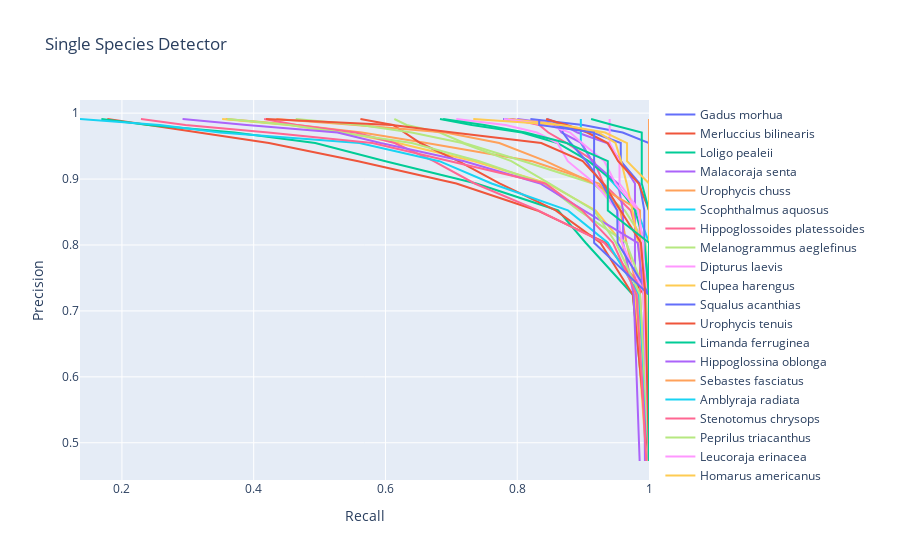
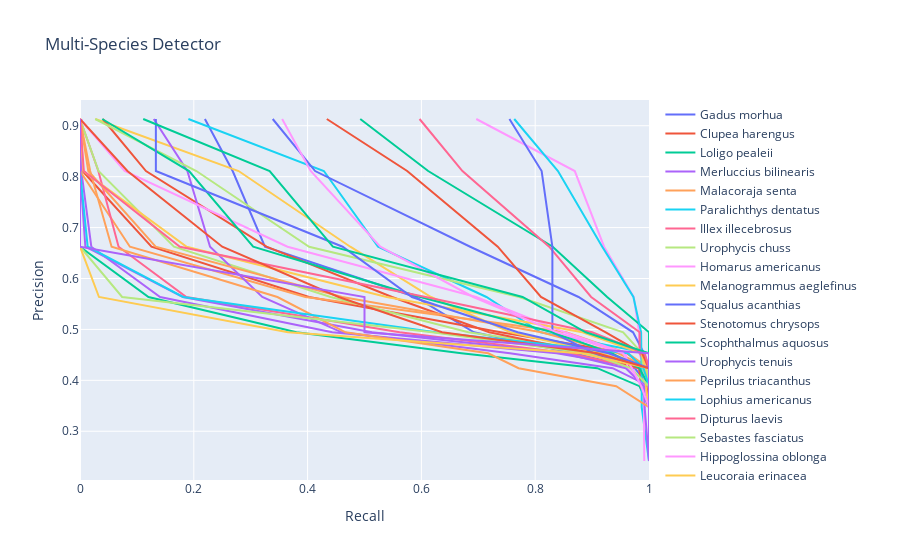

Source (notebook cell) for these figures, in order:
### Code cell
import numpy as np

fig = go.Figure()
for species_id in data:
    species_name = species_lookup[species_id]
    matrix = np.array(data[species_id])
    keep_t = matrix[:,0]
    precision = matrix[:,1]
    recall = matrix[:,2]
    doubles = matrix[:,3]
    fig.add_trace(go.Scatter(x=recall, y=precision, mode='lines', name=species_name))
    
fig.update_layout(title='Single Species Detector',
                  xaxis_title="Recall",
                  yaxis_title="Precision")
fig.show()

fig = go.Figure()
for species_id in multi_data:
    try:
        species_name = species_lookup[species_id]
        matrix = np.array(multi_data[species_id])
        keep_t = matrix[:,0]
        precision = matrix[:,1]
        recall = matrix[:,2]
        doubles = matrix[:,3]
        fig.add_trace(go.Scatter(x=recall, y=precision, mode='lines', name=species_name))
    except:
        pass
    
fig.update_layout(title='Multi-Species Detector',
                  xaxis_title="Recall",
                  yaxis_title="Precision")
fig.show()
